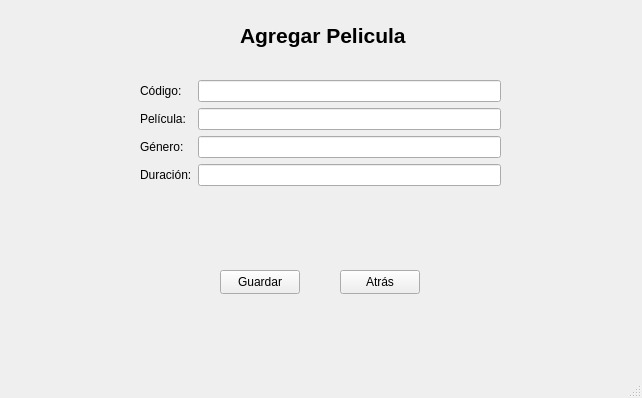
<?xml version="1.0" encoding="UTF-8"?>
<ui version="4.0">
 <class>MainWindow</class>
 <widget class="QMainWindow" name="MainWindow">
  <property name="geometry">
   <rect>
    <x>0</x>
    <y>0</y>
    <width>642</width>
    <height>398</height>
   </rect>
  </property>
  <property name="windowTitle">
   <string>MainWindow</string>
  </property>
  <widget class="QWidget" name="centralwidget">
   <widget class="QStackedWidget" name="stackedWidget">
    <property name="geometry">
     <rect>
      <x>-20</x>
      <y>0</y>
      <width>661</width>
      <height>381</height>
     </rect>
    </property>
    <property name="styleSheet">
     <string notr="true">QWidget#pageBienvenida {
    background-color: #2c3e50;
}</string>
    </property>
    <property name="currentIndex">
     <number>3</number>
    </property>
    <widget class="QWidget" name="pageBienvenida">
     <widget class="QLabel" name="label_6">
      <property name="geometry">
       <rect>
        <x>260</x>
        <y>50</y>
        <width>221</width>
        <height>41</height>
       </rect>
      </property>
      <property name="font">
       <font>
        <family>MS Sans Serif</family>
        <pointsize>28</pointsize>
        <italic>false</italic>
        <bold>true</bold>
       </font>
      </property>
      <property name="text">
       <string>JM MOVIES</string>
      </property>
     </widget>
     <widget class="QLabel" name="label_7">
      <property name="geometry">
       <rect>
        <x>160</x>
        <y>120</y>
        <width>351</width>
        <height>20</height>
       </rect>
      </property>
      <property name="font">
       <font>
        <family>MS Sans Serif</family>
        <pointsize>12</pointsize>
        <bold>true</bold>
       </font>
      </property>
      <property name="text">
       <string>Sistema de Gestión y Registro de Películas</string>
      </property>
     </widget>
     <widget class="QLabel" name="label_8">
      <property name="geometry">
       <rect>
        <x>160</x>
        <y>30</y>
        <width>81</width>
        <height>71</height>
       </rect>
      </property>
      <property name="text">
       <string/>
      </property>
      <property name="pixmap">
       <pixmap>logoJm.png</pixmap>
      </property>
      <property name="scaledContents">
       <bool>true</bool>
      </property>
     </widget>
     <widget class="QLabel" name="label_9">
      <property name="geometry">
       <rect>
        <x>30</x>
        <y>320</y>
        <width>41</width>
        <height>51</height>
       </rect>
      </property>
      <property name="text">
       <string/>
      </property>
      <property name="pixmap">
       <pixmap>logoEpn.png</pixmap>
      </property>
      <property name="scaledContents">
       <bool>true</bool>
      </property>
     </widget>
     <widget class="QLabel" name="label_10">
      <property name="geometry">
       <rect>
        <x>570</x>
        <y>350</y>
        <width>81</width>
        <height>20</height>
       </rect>
      </property>
      <property name="font">
       <font>
        <family>MS Sans Serif</family>
        <pointsize>10</pointsize>
        <bold>false</bold>
       </font>
      </property>
      <property name="text">
       <string>Versión 1.0</string>
      </property>
     </widget>
     <widget class="QPushButton" name="btnIngresar">
      <property name="geometry">
       <rect>
        <x>260</x>
        <y>190</y>
        <width>151</width>
        <height>31</height>
       </rect>
      </property>
      <property name="text">
       <string>Ingresar al sistema</string>
      </property>
     </widget>
     <widget class="QPushButton" name="btnCreditos">
      <property name="geometry">
       <rect>
        <x>290</x>
        <y>240</y>
        <width>91</width>
        <height>31</height>
       </rect>
      </property>
      <property name="text">
       <string>Créditos</string>
      </property>
     </widget>
     <widget class="QPushButton" name="btnSalir">
      <property name="geometry">
       <rect>
        <x>290</x>
        <y>290</y>
        <width>91</width>
        <height>24</height>
       </rect>
      </property>
      <property name="text">
       <string>Salir</string>
      </property>
     </widget>
    </widget>
    <widget class="QWidget" name="pageCreditos">
     <widget class="QLabel" name="label_11">
      <property name="geometry">
       <rect>
        <x>280</x>
        <y>30</y>
        <width>151</width>
        <height>51</height>
       </rect>
      </property>
      <property name="font">
       <font>
        <family>MS Sans Serif</family>
        <pointsize>22</pointsize>
        <bold>true</bold>
       </font>
      </property>
      <property name="text">
       <string>Créditos</string>
      </property>
     </widget>
     <widget class="QLabel" name="label_12">
      <property name="geometry">
       <rect>
        <x>270</x>
        <y>90</y>
        <width>131</width>
        <height>51</height>
       </rect>
      </property>
      <property name="font">
       <font>
        <family>MS Sans Serif</family>
        <pointsize>10</pointsize>
        <bold>true</bold>
       </font>
      </property>
      <property name="text">
       <string>Desarrollado por:</string>
      </property>
     </widget>
     <widget class="QLabel" name="label_13">
      <property name="geometry">
       <rect>
        <x>270</x>
        <y>150</y>
        <width>111</width>
        <height>51</height>
       </rect>
      </property>
      <property name="font">
       <font>
        <family>MS Sans Serif</family>
        <pointsize>10</pointsize>
        <bold>true</bold>
       </font>
      </property>
      <property name="text">
       <string>Colaboradores:</string>
      </property>
     </widget>
     <widget class="QLabel" name="label_14">
      <property name="geometry">
       <rect>
        <x>290</x>
        <y>180</y>
        <width>101</width>
        <height>51</height>
       </rect>
      </property>
      <property name="font">
       <font>
        <family>MS Sans Serif</family>
        <pointsize>10</pointsize>
        <bold>false</bold>
       </font>
      </property>
      <property name="text">
       <string>Joel  Navarrete
  Michael  Loza</string>
      </property>
     </widget>
     <widget class="QLabel" name="label_15">
      <property name="geometry">
       <rect>
        <x>270</x>
        <y>230</y>
        <width>111</width>
        <height>51</height>
       </rect>
      </property>
      <property name="font">
       <font>
        <family>MS Sans Serif</family>
        <pointsize>10</pointsize>
        <bold>true</bold>
       </font>
      </property>
      <property name="text">
       <string>Asignatura:</string>
      </property>
     </widget>
     <widget class="QLabel" name="label_16">
      <property name="geometry">
       <rect>
        <x>290</x>
        <y>250</y>
        <width>101</width>
        <height>51</height>
       </rect>
      </property>
      <property name="font">
       <font>
        <family>MS Sans Serif</family>
        <pointsize>10</pointsize>
        <bold>false</bold>
       </font>
      </property>
      <property name="text">
       <string>Programación</string>
      </property>
     </widget>
     <widget class="QLabel" name="label_17">
      <property name="geometry">
       <rect>
        <x>290</x>
        <y>110</y>
        <width>101</width>
        <height>51</height>
       </rect>
      </property>
      <property name="font">
       <font>
        <family>MS Sans Serif</family>
        <pointsize>10</pointsize>
        <bold>false</bold>
       </font>
      </property>
      <property name="text">
       <string>Jordan Zuña</string>
      </property>
     </widget>
     <widget class="QPushButton" name="btnSalir_2">
      <property name="geometry">
       <rect>
        <x>560</x>
        <y>330</y>
        <width>80</width>
        <height>24</height>
       </rect>
      </property>
      <property name="text">
       <string>Atrás</string>
      </property>
     </widget>
    </widget>
    <widget class="QWidget" name="pageMostrar">
     <widget class="QTableWidget" name="tablaPeliculas">
      <property name="geometry">
       <rect>
        <x>40</x>
        <y>60</y>
        <width>611</width>
        <height>191</height>
       </rect>
      </property>
      <attribute name="horizontalHeaderStretchLastSection">
       <bool>true</bool>
      </attribute>
      <attribute name="verticalHeaderVisible">
       <bool>false</bool>
      </attribute>
      <column>
       <property name="text">
        <string>Codigo</string>
       </property>
      </column>
      <column>
       <property name="text">
        <string>Pelicula</string>
       </property>
      </column>
      <column>
       <property name="text">
        <string>Género</string>
       </property>
      </column>
      <column>
       <property name="text">
        <string>Duración</string>
       </property>
      </column>
     </widget>
     <widget class="QPushButton" name="btnAtras">
      <property name="geometry">
       <rect>
        <x>280</x>
        <y>270</y>
        <width>80</width>
        <height>24</height>
       </rect>
      </property>
      <property name="text">
       <string>Atrás</string>
      </property>
     </widget>
     <widget class="QLabel" name="label_2">
      <property name="geometry">
       <rect>
        <x>220</x>
        <y>10</y>
        <width>211</width>
        <height>31</height>
       </rect>
      </property>
      <property name="font">
       <font>
        <pointsize>16</pointsize>
        <bold>true</bold>
       </font>
      </property>
      <property name="text">
       <string>Películas Registradas</string>
      </property>
     </widget>
    </widget>
    <widget class="QWidget" name="pageAgregar">
     <widget class="QWidget" name="formLayoutWidget">
      <property name="geometry">
       <rect>
        <x>160</x>
        <y>80</y>
        <width>361</width>
        <height>122</height>
       </rect>
      </property>
      <layout class="QFormLayout" name="formLayout">
       <item row="0" column="0">
        <widget class="QLabel" name="label_19">
         <property name="text">
          <string>Código:</string>
         </property>
        </widget>
       </item>
       <item row="0" column="1">
        <widget class="QLineEdit" name="txtCodigo"/>
       </item>
       <item row="1" column="0">
        <widget class="QLabel" name="label_20">
         <property name="text">
          <string>Película:</string>
         </property>
        </widget>
       </item>
       <item row="1" column="1">
        <widget class="QLineEdit" name="txtNombre"/>
       </item>
       <item row="2" column="0">
        <widget class="QLabel" name="label_21">
         <property name="text">
          <string>Género:</string>
         </property>
        </widget>
       </item>
       <item row="2" column="1">
        <widget class="QLineEdit" name="txtGenero"/>
       </item>
       <item row="3" column="0">
        <widget class="QLabel" name="label_22">
         <property name="text">
          <string>Duración:</string>
         </property>
        </widget>
       </item>
       <item row="3" column="1">
        <widget class="QLineEdit" name="txtDuracion"/>
       </item>
      </layout>
     </widget>
     <widget class="QPushButton" name="btnGuardar">
      <property name="geometry">
       <rect>
        <x>240</x>
        <y>270</y>
        <width>80</width>
        <height>24</height>
       </rect>
      </property>
      <property name="text">
       <string>Guardar</string>
      </property>
     </widget>
     <widget class="QPushButton" name="btnAtras_2">
      <property name="geometry">
       <rect>
        <x>360</x>
        <y>270</y>
        <width>80</width>
        <height>24</height>
       </rect>
      </property>
      <property name="text">
       <string>Atrás</string>
      </property>
     </widget>
     <widget class="QLabel" name="lblMensaje">
      <property name="geometry">
       <rect>
        <x>200</x>
        <y>230</y>
        <width>281</width>
        <height>20</height>
       </rect>
      </property>
      <property name="text">
       <string/>
      </property>
     </widget>
     <widget class="QLabel" name="label_3">
      <property name="geometry">
       <rect>
        <x>260</x>
        <y>20</y>
        <width>171</width>
        <height>31</height>
       </rect>
      </property>
      <property name="font">
       <font>
        <pointsize>16</pointsize>
        <bold>true</bold>
       </font>
      </property>
      <property name="text">
       <string>Agregar Pelicula</string>
      </property>
     </widget>
    </widget>
    <widget class="QWidget" name="pageActualizar">
     <widget class="QWidget" name="formLayoutWidget_2">
      <property name="geometry">
       <rect>
        <x>140</x>
        <y>130</y>
        <width>431</width>
        <height>91</height>
       </rect>
      </property>
      <layout class="QFormLayout" name="formLayout_2">
       <item row="0" column="0">
        <widget class="QLabel" name="label_24">
         <property name="text">
          <string>Película:</string>
         </property>
        </widget>
       </item>
       <item row="0" column="1">
        <widget class="QLineEdit" name="txtNombrePelicula"/>
       </item>
       <item row="1" column="0">
        <widget class="QLabel" name="label_25">
         <property name="text">
          <string>Género:</string>
         </property>
        </widget>
       </item>
       <item row="1" column="1">
        <widget class="QLineEdit" name="txtGenero_2"/>
       </item>
       <item row="2" column="0">
        <widget class="QLabel" name="label_26">
         <property name="text">
          <string>Duración:</string>
         </property>
        </widget>
       </item>
       <item row="2" column="1">
        <widget class="QLineEdit" name="txtDuracion_2"/>
       </item>
      </layout>
     </widget>
     <widget class="QLabel" name="lblMensaje_2">
      <property name="geometry">
       <rect>
        <x>210</x>
        <y>240</y>
        <width>271</width>
        <height>20</height>
       </rect>
      </property>
      <property name="text">
       <string/>
      </property>
     </widget>
     <widget class="QPushButton" name="btnGuardarCambios">
      <property name="geometry">
       <rect>
        <x>230</x>
        <y>290</y>
        <width>111</width>
        <height>24</height>
       </rect>
      </property>
      <property name="text">
       <string>Guardar cambios</string>
      </property>
     </widget>
     <widget class="QPushButton" name="btnAtras_3">
      <property name="geometry">
       <rect>
        <x>390</x>
        <y>290</y>
        <width>80</width>
        <height>24</height>
       </rect>
      </property>
      <property name="text">
       <string>Atrás</string>
      </property>
     </widget>
     <widget class="QLabel" name="label_4">
      <property name="geometry">
       <rect>
        <x>240</x>
        <y>30</y>
        <width>241</width>
        <height>21</height>
       </rect>
      </property>
      <property name="font">
       <font>
        <pointsize>16</pointsize>
        <bold>true</bold>
       </font>
      </property>
      <property name="text">
       <string>Actualización de datos</string>
      </property>
     </widget>
     <widget class="QLabel" name="label_23">
      <property name="geometry">
       <rect>
        <x>140</x>
        <y>100</y>
        <width>91</width>
        <height>16</height>
       </rect>
      </property>
      <property name="text">
       <string>Código a buscar: </string>
      </property>
     </widget>
     <widget class="QLineEdit" name="txtCodigoBuscar">
      <property name="geometry">
       <rect>
        <x>240</x>
        <y>100</y>
        <width>121</width>
        <height>24</height>
       </rect>
      </property>
     </widget>
     <widget class="QPushButton" name="btnBuscar">
      <property name="geometry">
       <rect>
        <x>410</x>
        <y>100</y>
        <width>80</width>
        <height>24</height>
       </rect>
      </property>
      <property name="text">
       <string>Buscar</string>
      </property>
     </widget>
    </widget>
    <widget class="QWidget" name="pageEliminar">
     <widget class="QWidget" name="formLayoutWidget_3">
      <property name="geometry">
       <rect>
        <x>200</x>
        <y>90</y>
        <width>291</width>
        <height>31</height>
       </rect>
      </property>
      <layout class="QFormLayout" name="formLayout_3">
       <item row="0" column="1">
        <widget class="QLineEdit" name="txtCodigoEliminado"/>
       </item>
       <item row="0" column="0">
        <widget class="QLabel" name="label_18">
         <property name="text">
          <string>Código Buscado</string>
         </property>
        </widget>
       </item>
      </layout>
     </widget>
     <widget class="QLabel" name="label">
      <property name="geometry">
       <rect>
        <x>260</x>
        <y>20</y>
        <width>181</width>
        <height>31</height>
       </rect>
      </property>
      <property name="font">
       <font>
        <pointsize>16</pointsize>
        <bold>true</bold>
       </font>
      </property>
      <property name="text">
       <string>Eliminar Película</string>
      </property>
     </widget>
     <widget class="QPushButton" name="btnEliminar">
      <property name="geometry">
       <rect>
        <x>240</x>
        <y>310</y>
        <width>80</width>
        <height>24</height>
       </rect>
      </property>
      <property name="text">
       <string>Eliminar</string>
      </property>
     </widget>
     <widget class="QPushButton" name="btnAtras_4">
      <property name="geometry">
       <rect>
        <x>360</x>
        <y>310</y>
        <width>80</width>
        <height>24</height>
       </rect>
      </property>
      <property name="text">
       <string>Atrás</string>
      </property>
     </widget>
     <widget class="QLabel" name="lblMensaje_3">
      <property name="geometry">
       <rect>
        <x>180</x>
        <y>240</y>
        <width>331</width>
        <height>20</height>
       </rect>
      </property>
      <property name="text">
       <string/>
      </property>
     </widget>
     <widget class="QPushButton" name="btnBuscar_2">
      <property name="geometry">
       <rect>
        <x>500</x>
        <y>90</y>
        <width>80</width>
        <height>24</height>
       </rect>
      </property>
      <property name="text">
       <string>Buscar</string>
      </property>
     </widget>
     <widget class="QWidget" name="formLayoutWidget_4">
      <property name="geometry">
       <rect>
        <x>199</x>
        <y>140</y>
        <width>301</width>
        <height>71</height>
       </rect>
      </property>
      <layout class="QFormLayout" name="formLayout_4">
       <item row="0" column="0">
        <widget class="QLabel" name="label_29">
         <property name="text">
          <string>Película:</string>
         </property>
        </widget>
       </item>
       <item row="0" column="1">
        <widget class="QLabel" name="lblPeliculaEliminada">
         <property name="text">
          <string/>
         </property>
        </widget>
       </item>
       <item row="1" column="0">
        <widget class="QLabel" name="label_31">
         <property name="text">
          <string>Género:</string>
         </property>
        </widget>
       </item>
       <item row="1" column="1">
        <widget class="QLabel" name="lblGeneroEliminado">
         <property name="text">
          <string/>
         </property>
        </widget>
       </item>
       <item row="2" column="0">
        <widget class="QLabel" name="label_33">
         <property name="text">
          <string>Duración:</string>
         </property>
        </widget>
       </item>
       <item row="2" column="1">
        <widget class="QLabel" name="lblDuracionEliminada">
         <property name="text">
          <string/>
         </property>
        </widget>
       </item>
      </layout>
     </widget>
    </widget>
    <widget class="QWidget" name="pageMenu">
     <widget class="QPushButton" name="btnRegistro">
      <property name="geometry">
       <rect>
        <x>290</x>
        <y>90</y>
        <width>111</width>
        <height>24</height>
       </rect>
      </property>
      <property name="text">
       <string>Registrar Película</string>
      </property>
     </widget>
     <widget class="QPushButton" name="btnMostrar">
      <property name="geometry">
       <rect>
        <x>290</x>
        <y>140</y>
        <width>111</width>
        <height>24</height>
       </rect>
      </property>
      <property name="text">
       <string>Mostrar Películas</string>
      </property>
     </widget>
     <widget class="QPushButton" name="btnActualizar">
      <property name="geometry">
       <rect>
        <x>290</x>
        <y>190</y>
        <width>111</width>
        <height>24</height>
       </rect>
      </property>
      <property name="text">
       <string>Actualizar Película</string>
      </property>
     </widget>
     <widget class="QPushButton" name="btnEliminar_2">
      <property name="geometry">
       <rect>
        <x>290</x>
        <y>240</y>
        <width>111</width>
        <height>24</height>
       </rect>
      </property>
      <property name="text">
       <string>Eliminar Película</string>
      </property>
     </widget>
     <widget class="QPushButton" name="btnAtras_5">
      <property name="geometry">
       <rect>
        <x>560</x>
        <y>340</y>
        <width>80</width>
        <height>24</height>
       </rect>
      </property>
      <property name="text">
       <string>Atrás</string>
      </property>
     </widget>
     <widget class="QLabel" name="label_5">
      <property name="geometry">
       <rect>
        <x>300</x>
        <y>30</y>
        <width>101</width>
        <height>41</height>
       </rect>
      </property>
      <property name="font">
       <font>
        <pointsize>16</pointsize>
        <bold>true</bold>
       </font>
      </property>
      <property name="text">
       <string>Opciones</string>
      </property>
     </widget>
    </widget>
   </widget>
  </widget>
  <widget class="QMenuBar" name="menubar">
   <property name="geometry">
    <rect>
     <x>0</x>
     <y>0</y>
     <width>642</width>
     <height>21</height>
    </rect>
   </property>
  </widget>
  <widget class="QStatusBar" name="statusbar"/>
 </widget>
 <resources/>
 <connections/>
</ui>
